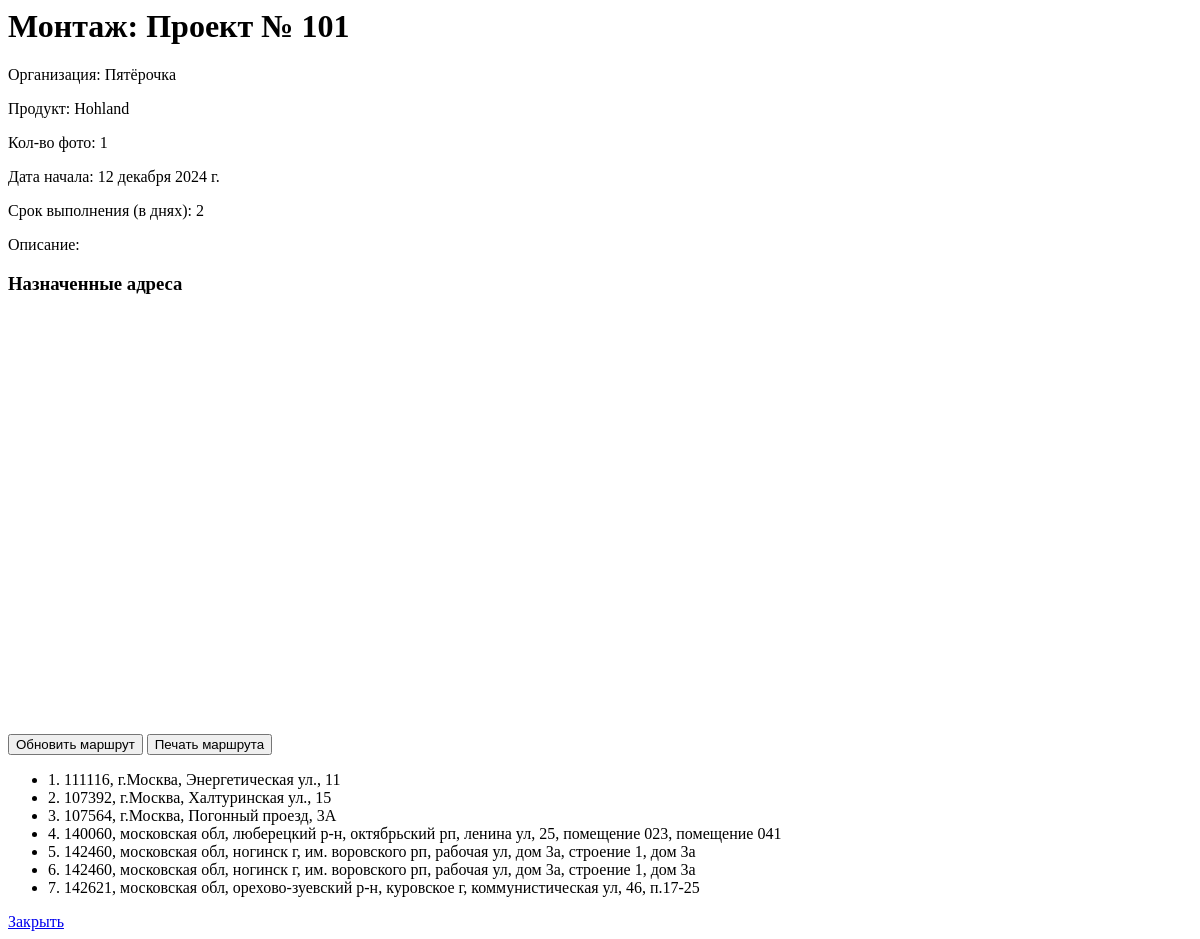
The page /projects/event/11/ (signed in) on the database as committed earlier.
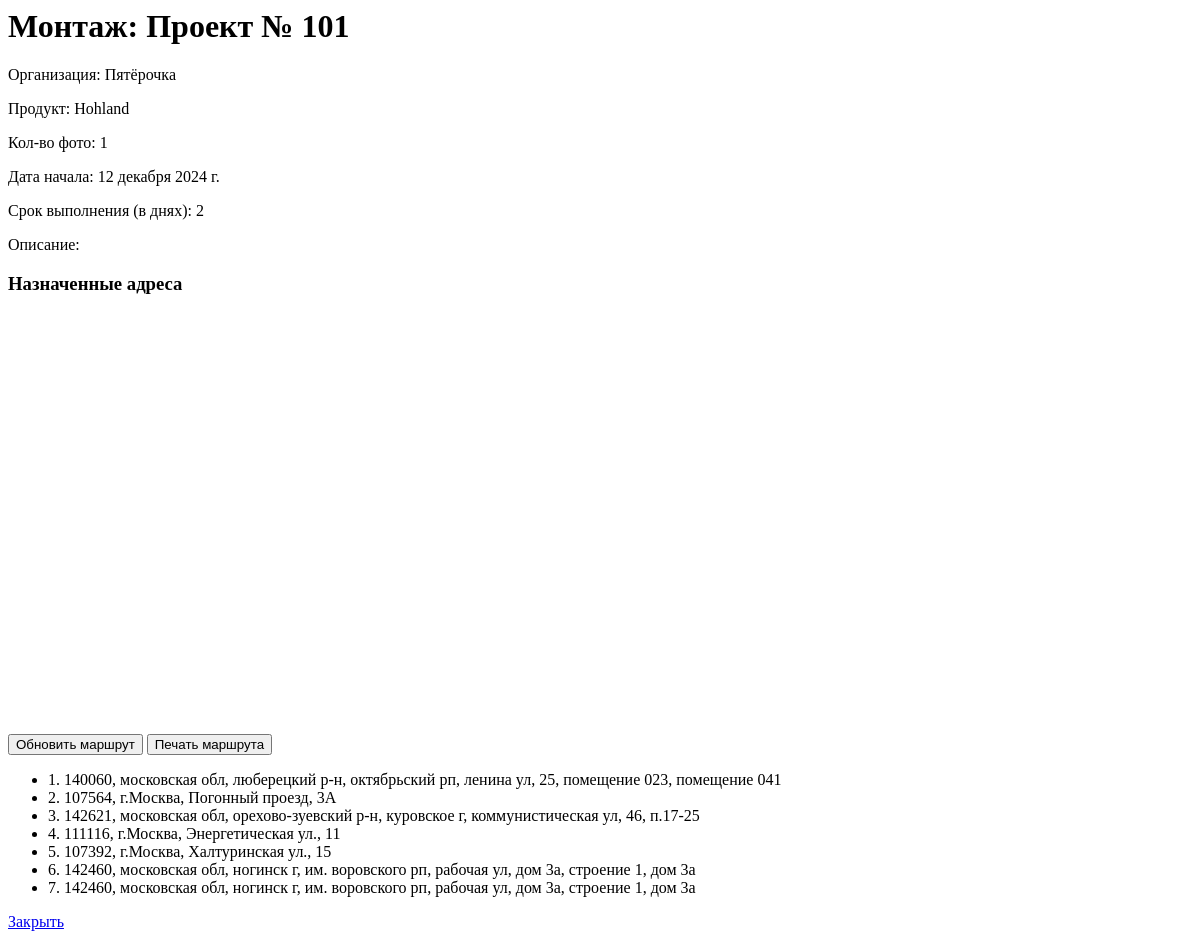
The same page on the database as committed later.
### projects/models.py (models this page shows, shortened)
class EventAddress(models.Model):
    event = models.ForeignKey(Event, related_name='addresses', on_delete=models.CASCADE)
    name = models.CharField(max_length=255)
    latitude = models.FloatField()
    longitude = models.FloatField()
    order = models.PositiveIntegerField(default=0)  # Добавляем поле для сортировки
    assigned_user = models.ForeignKey(User, null=True, blank=True, on_delete=models.SET_NULL)  # Новое поле
    class Meta:
        ordering = ['order']

### projects/views.py (the view)
# urls.py: path('event/<int:event_id>/', views.event_detail, name='event_detail'),
@login_required
def event_detail(request, event_id):
    event = get_object_or_404(Event, pk=event_id)
    current_user = request.user
    is_manager = current_user.groups.filter(name='Менеджер').exists()
    is_executor = current_user.groups.filter(name='Исполнитель').exists()
    if is_manager and event.project.user == current_user:
        event_addresses = event.addresses.filter(assigned_user__isnull=False).select_related('assigned_user')
    else:
        event_addresses = event.addresses.filter(assigned_user=request.user)
    return render(request, 'projects/event_detail.html', {
        'event': event,
        'event_addresses': event_addresses,
        'is_executor': is_executor,
        'is_manager': is_manager,
    })

### projects/templates/projects/event_detail.html (shortened to what this page needs)
<html lang="en">
<head>
    {% load static %}
    <link rel="stylesheet" href="//code.jquery.com/ui/1.12.1/themes/base/jquery-ui.css">
</head>
<body>
    <h1>{{ event.get_event_type_display }}: {{ event.project.name }}</h1>
    <div>
        <p>Организация: {{ event.project.organization }}</p>
        <p>Продукт: {{ event.project.product }}</p>
        <p>Кол-во фото: {{ event.photo_count }}</p>
        <p>Дата начала: {{ event.event_date }}</p>
        <p>Срок выполнения (в днях): {{ event.duration_days }}</p>
        <p>Описание: {{ event.description }}</p>
    </div>
    <h3>Назначенные адреса</h3>
    <div id="map" style="width: 100%; height: 400px; margin-bottom: 20px;"></div>
    <button id="update-route">Обновить маршрут</button>
    <button id="print-addresses">Печать маршрута</button>
    <ul id="assigned-event-addresses-list">
        {% for address in event_addresses %}
        <li data-id="{{ address.id }}">
            <span class="address-number">{{ forloop.counter }}.</span>
            <span class="address-name">{{ address.name }}</span>
        </li>
        {% empty %}
        <li>Нет назначенных адресов.</li>
        {% endfor %}
    </ul>
    <a href="{% if is_executor %}{% url 'assigned_events_list' %}{% elif is_manager %}{% url 'events_control' %}{% else %}{% url 'home' %}{% endif %}">
        Закрыть
    </a>
</body>
</html>

Rows that differ between the two databases and show on the page:
changed EventAddress (number 1 of 7 on the later page): moves up the list
changed EventAddress "107564, г.Москва, Погонный проезд, 3А": moves up the list
changed EventAddress (number 3 of 7 on the later page): moves up the list
